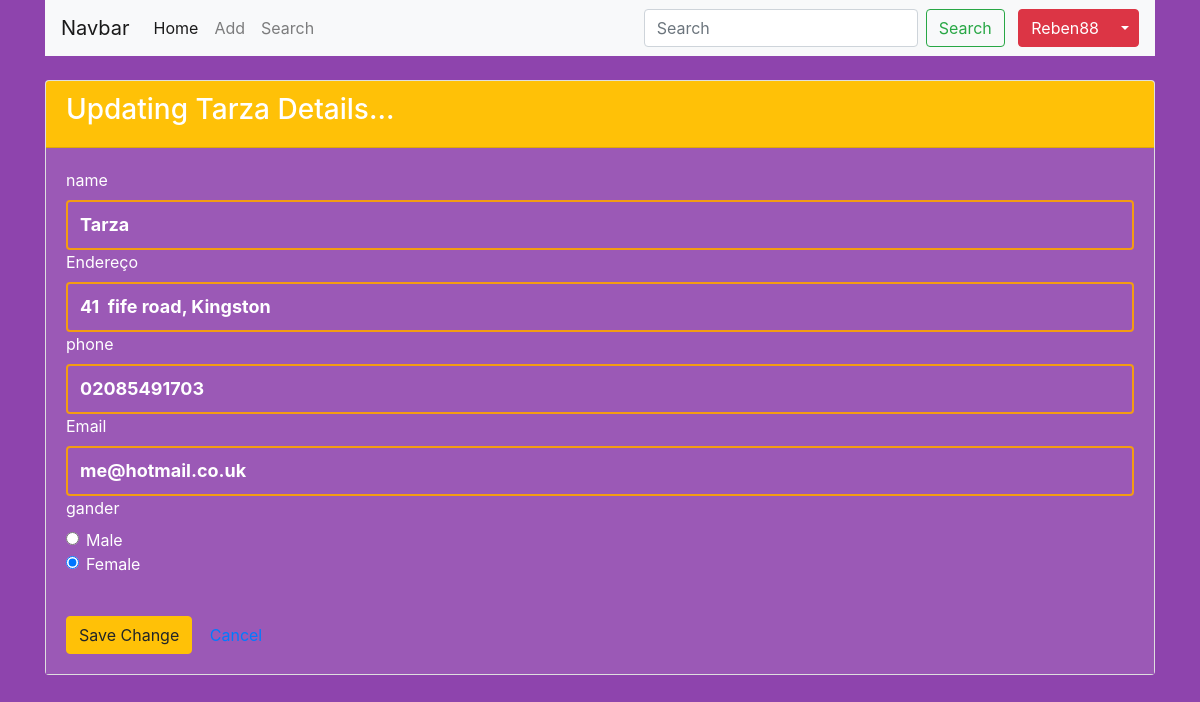
The app's page /update.php?id=2 with its own data.
### tables this page shows
CREATE TABLE `app` (
  `id` int(11) NOT NULL,
  `name` varchar(15) NOT NULL,
  `address` varchar(255) NOT NULL,
  `email` varchar(255) NOT NULL,
  `gander` varchar(5) NOT NULL,
  `phone` varchar(18) NOT NULL
);

### update.php (the view, shortened to what this page needs)
<?php
	$id = null;
	if ( !empty($_GET['id']))
            {
		$id = $_REQUEST['id'];
            }
	if ( !empty($_POST))
            {
		$nameErro = null;
		$addressErro = null;
		$phoneErro = null;
                $emailErro = null;
                $ganderErro = null;
		$name = $_POST['name'];
		$address = $_POST['address'];
		$phone = $_POST['phone'];
                $email = $_POST['email'];
                $gander = $_POST['gander'];
		$validacao = true;
		if (empty($name))
                {
                    $nameErro = 'Por favor digite o name!';
                    $validacao = false;
                }
		if (empty($email))
                {
                    $emailErro = 'Por favor digite o email!';
                    $validacao = false;
		}
                else if ( !filter_var($email,FILTER_VALIDATE_EMAIL) )
                {
                    $emailErro = 'Enter a Valid E-Mail Address!';
                    $validacao = false;
		}
		if (empty($address))
                {
                    $address = 'Address Required!';
                    $validacao = false;
		}
                if (empty($phone))
                {
                    $phone = 'Phone Required!';
                    $validacao = false;
		}
                if (empty($address))
                {
                    $address = 'Address Required!';
                    $validacao = false;
		}
		if ($validacao)
                {
                    $pdo = Config::connector();
                    $pdo->setAttribute(PDO::ATTR_ERRMODE, PDO::ERRMODE_EXCEPTION);
                    $sql = "UPDATE app  set name = ?, address = ?, phone = ?, email = ?, gander = ? WHERE id = ?";
                    $q = $pdo->prepare($sql);
                    $q->execute(array($name,$address,$phone,$email,$gander,$id));
                    Config::disconnect();
                    header("Location: index.php");
		}
	}
        else
            {
                $pdo = Config::connector();
		$pdo->setAttribute(PDO::ATTR_ERRMODE, PDO::ERRMODE_EXCEPTION);
		$sql = "SELECT * FROM app where id = ?";
		$q = $pdo->prepare($sql);
		$q->execute(array($id));
		$data = $q->fetch(PDO::FETCH_ASSOC);
		$name = $data['name'];
                $address = $data['address'];
                $phone = $data['phone'];
		$email = $data['email'];
		$gander = $data['gander'];
	}
?>
    <!DOCTYPE html>
    <html lang="pt-br">
    <head>
        <link rel="stylesheet" href="assets/css/bootstrap.min.css">
        <link rel="stylesheet" href="assets/css/custom.css">
    </head>
    <body>
        <div class="container">
  <nav class="navbar navbar-expand-lg navbar-light bg-light">
      <a class="navbar-brand" href="#">Navbar</a>
      <div class="collapse navbar-collapse" id="navbarTogglerDemo03">
          <ul class="navbar-nav mr-auto mt-2 mt-lg-0">
              <li class="nav-item active">
                  <a class="nav-link" href="index.php">Home <span class="sr-only">(current)</span></a>
              </li>
              <li class="nav-item">
                  <a class="nav-link" href="create.php">Add</a>
              </li>
              <li class="nav-item">
                  <a class="nav-link" href="search.php">Search </a>
              </li>
          </ul>
          <form class="form-inline my-2 my-lg-0">
              <input class="form-control mr-sm-2" type="search" placeholder="Search" aria-label="Search">
              <button class="btn btn-outline-success my-2 my-sm-0" type="submit">Search</button>
              <div class="btn-group">
                  <button type="button" class="btn btn-danger">Reben88</button>
                  <button type="button" class="btn btn-danger dropdown-toggle dropdown-toggle-split" data-toggle="dropdown" aria-haspopup="true" aria-expanded="false">
                  </button>
              </div>
          </form>
      </div>
  </nav>
  <div class="clear-fix"><br></div>
            <div class="span10 offset1">
							<div class="card">
								<div class="card-header bg-warning ">
                    <h3 class="well"> Updating  <?php echo $name;?> Details...</h3>
                </div>
								<div class="card-body bg-edit">
                <form class="form-horizontal" action="update.php?id=<?php echo $id?>" method="post">
                    <div class="control-group <?php echo !empty($nameErro)?'error':'';?>">
                        <label class="control-label">name</label>
                        <div class="controls">
                            <input name="name" class="form-control" size="50" type="text" placeholder="name" value="<?php echo !empty($name)?$name:'';?>">
                        </div>
                    </div>
                    <div class="control-group <?php echo !empty($addressErro)?'error':'';?>">
                        <label class="control-label">Endereço</label>
                        <div class="controls">
                            <input name="address" class="form-control" size="80" type="text" placeholder="Endereço" value="<?php echo !empty($address)?$address:'';?>">
                        </div>
                    </div>
                    <div class="control-group <?php echo !empty($phoneErro)?'error':'';?>">
                        <label class="control-label">phone</label>
                        <div class="controls">
                            <input name="phone" class="form-control" size="30" type="text" placeholder="phone" value="<?php echo !empty($phone)?$phone:'';?>">
                        </div>
                    </div>
                    <div class="control-group <?php echo !empty($email)?'error':'';?>">
                        <label class="control-label">Email</label>
                        <div class="controls">
                            <input name="email" class="form-control" size="40" type="text" placeholder="Email" value="<?php echo !empty($email)?$email:'';?>">
                        </div>
                    </div>
                    <div class="control-group <?php echo !empty($ganderErro)?'error':'';?>">
                        <label class="control-label">gander</label>
                        <div class="controls">
                            <div class="form-check">
                                <p class="form-check-label">
                                    <input class="form-check-input" type="radio" name="gander" id="gander" value="M" <?php echo ($gander=="M" ) ? "checked" : null; ?>/> Male
                            </div>
                            <div class="form-check">
                                <input class="form-check-input" type="radio" name="gander" id="gander" value="F" <?php echo ($gander=="F" ) ? "checked" : null; ?>/> Female
                            </div>
                        </div>
                    </div>
                    <br/>
                    <div class="form-actions">
                        <button type="submit" class="btn btn-warning">Save Change</button>
                        <a href="index.php" type="btn" class="btn btn-default">Cancel</a>
                    </div>
                </form>
							</div>
						</div>
            </div>
        </div>
    </body>
    </html>

### assets/css/custom.css (style rules this page uses)
body { background-color: #8e44ad; color: white ; }
.bg-edit { background-color:#9b59b6; color:white; }
input[type=text] { border: 2px solid #f39c12 ; border-radius: 4px; background-color: transparent; height: 50px; font-weight:bolder; font-size: 18px; color: white; }
input[type=text]::placeholder { color: #7f8c8d; }

### records on screen
app: name "Tarza", address "41 fife road, Kingston", phone "02085491703", email "me@hotmail.co.uk", gander "☑"
